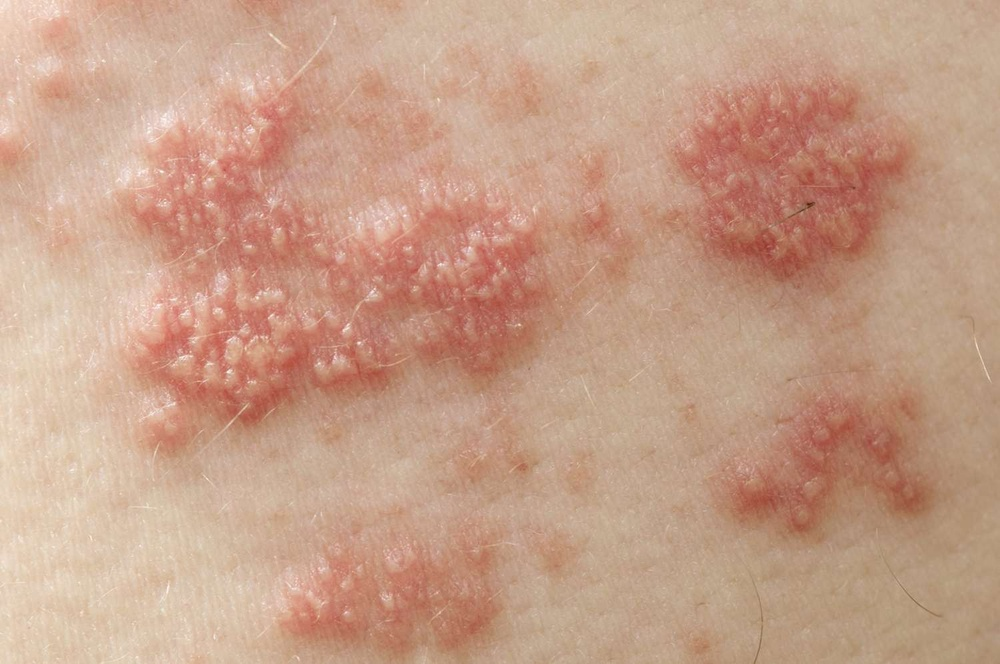
#> input picture ml/datasets/testing/inputs/image1.jpg, 1000 x 664 px, shrunk from 1500 x 996 before the run
$ python -i fungus_model.py   (imports and definitions only)   (older library calls are emulated)
#> lines starting #> are read from the running program, lines starting #| are printed output that depends on the picture; after the words box and inside, x2 and y2 are one past the last pixel; in counts of white or black regions, pixels touching at a corner belong together
import cv2
import numpy as np
from typing import Any, Dict, Sequence, Tuple
import logging
from skimage.feature import graycomatrix, graycoprops, local_binary_pattern
from skimage.filters import gabor

logger = logging.getLogger(__name__)


def refine_fungal_mask(binary_mask: np.ndarray, max_regions: int = 3) -> np.ndarray:
    h, w = binary_mask.shape
    image_area = h * w

    open_kernel = cv2.getStructuringElement(cv2.MORPH_ELLIPSE, (5, 5))
    close_kernel = cv2.getStructuringElement(cv2.MORPH_ELLIPSE, (9, 9))
    refined = cv2.morphologyEx(binary_mask, cv2.MORPH_OPEN, open_kernel)
    refined = cv2.morphologyEx(refined, cv2.MORPH_CLOSE, close_kernel)

    min_area = max(300, int(0.001 * image_area))

    num_labels, labels, stats, _ = cv2.connectedComponentsWithStats((refined > 0).astype(np.uint8), connectivity=8)
    if num_labels <= 1:
        return refined

    candidates = []
    for label_id in range(1, num_labels):
        area = stats[label_id, cv2.CC_STAT_AREA]
        if area >= min_area:
            candidates.append((label_id, area))

    if not candidates:
        return np.zeros_like(binary_mask, dtype=np.uint8)

    candidates.sort(key=lambda x: x[1], reverse=True)
    selected_labels = [label_id for label_id, _ in candidates[:max_regions]]

    kept_mask = np.zeros_like(binary_mask, dtype=np.uint8)
    for label_id in selected_labels:
        kept_mask[labels == label_id] = 255

    kept_mask = cv2.medianBlur(kept_mask, 5)
    kept_mask = cv2.morphologyEx(kept_mask, cv2.MORPH_CLOSE, open_kernel)

    return kept_mask


def extract_gabor_features(gray_image: np.ndarray, num_orientations: int = 8, num_scales: int = 3) -> np.ndarray:
    h, w = gray_image.shape
    feature_map = np.zeros((h, w), dtype=np.float32)

    frequencies = [0.1, 0.2, 0.3][:num_scales]

    for frequency in frequencies:
        for theta in np.linspace(0, np.pi, num_orientations, endpoint=False):
            try:
                filtered_real, filtered_imag = gabor(gray_image, frequency=frequency, theta=theta)

                magnitude = np.sqrt(filtered_real**2 + filtered_imag**2)

                feature_map += magnitude
            except Exception as e:
                logger.warning(f"Gabor filter failed for freq={frequency}, theta={theta}: {e}")
                continue

    if feature_map.max() > 0:
        feature_map = feature_map / feature_map.max()

    return feature_map


def extract_lbp_features(gray_image: np.ndarray, radius: int = 3, n_points: int = 24) -> Tuple[np.ndarray, float]:
    try:
        lbp = local_binary_pattern(gray_image, n_points, radius, method='uniform')

        lbp_normalized = lbp / lbp.max() if lbp.max() > 0 else lbp

        hist, _ = np.histogram(lbp.ravel(), bins=n_points + 2, range=(0, n_points + 2))
        hist = hist.astype(float)
        hist = hist / hist.sum() if hist.sum() > 0 else hist

        entropy = -np.sum(hist * np.log2(hist + 1e-10))

        return lbp_normalized.astype(np.float32), float(entropy)

    except Exception as e:
        logger.error(f"LBP extraction failed: {e}")
        return np.zeros_like(gray_image, dtype=np.float32), 0.0


def extract_glcm_features(gray_image: np.ndarray, distances: Sequence[int] = (1, 2, 3)) -> Dict[str, float]:
    try:
        if gray_image.dtype != np.uint8:
            gray_quantized = ((gray_image - gray_image.min()) /
                            (gray_image.max() - gray_image.min() + 1e-10) * 255).astype(np.uint8)
        else:
            gray_quantized = gray_image

        angles = [0, np.pi/4, np.pi/2, 3*np.pi/4]

        glcm = graycomatrix(gray_quantized, distances=distances, angles=angles,
                           levels=256, symmetric=True, normed=True)

        contrast = graycoprops(glcm, 'contrast').mean()
        homogeneity = graycoprops(glcm, 'homogeneity').mean()
        energy = graycoprops(glcm, 'energy').mean()
        correlation = graycoprops(glcm, 'correlation').mean()

        return {
            'contrast': float(contrast),
            'homogeneity': float(homogeneity),
            'energy': float(energy),
            'correlation': float(correlation)
        }

    except Exception as e:
        logger.error(f"GLCM extraction failed: {e}")
        return {
            'contrast': 0.0,
            'homogeneity': 0.0,
            'energy': 0.0,
            'correlation': 0.0
        }


def segment_fungal_region(bgr_image: np.ndarray) -> Tuple[np.ndarray, Dict[str, float]]:
    logger.info("Segmenting fungal regions")

    gray = cv2.cvtColor(bgr_image, cv2.COLOR_BGR2GRAY)
    hsv = cv2.cvtColor(bgr_image, cv2.COLOR_BGR2HSV)
    lab = cv2.cvtColor(bgr_image, cv2.COLOR_BGR2LAB)

    h, w = gray.shape
    h_channel = hsv[:, :, 0].astype(np.float32)
    s_channel = hsv[:, :, 1].astype(np.float32)
    v_channel = hsv[:, :, 2].astype(np.float32)
    a_channel = lab[:, :, 1].astype(np.float32)

    y1, y2 = int(0.15 * h), int(0.85 * h)
    x1, x2 = int(0.15 * w), int(0.85 * w)
    center_a = a_channel[y1:y2, x1:x2]
    center_s = s_channel[y1:y2, x1:x2]
    center_v = v_channel[y1:y2, x1:x2]
    center_skin_mask = (center_v > 45) & (center_s < 85)
    if np.any(center_skin_mask):
        skin_a = float(np.median(center_a[center_skin_mask]))
    else:
        skin_a = float(np.median(center_a))

    red_delta = np.clip((a_channel - (skin_a + 4.0)) / 24.0, 0.0, 1.0)
    hue_distance = np.minimum(np.abs(h_channel - 0.0), np.abs(h_channel - 179.0))
    hue_redness = np.clip(1.0 - (hue_distance / 38.0), 0.0, 1.0)
    sat_score = np.clip((s_channel - 14.0) / 80.0, 0.0, 1.0)
    value_gate = np.clip((v_channel - 42.0) / 120.0, 0.0, 1.0)

    score_map = (0.50 * red_delta + 0.30 * hue_redness + 0.20 * sat_score) * value_gate
    valid_region = v_channel > 35.0

    if np.any(valid_region):
        thresh = max(0.16, float(np.percentile(score_map[valid_region], 88)))
    else:
        thresh = 0.18

    raw_mask = (score_map >= thresh).astype(np.uint8) * 255

    kernel = cv2.getStructuringElement(cv2.MORPH_ELLIPSE, (5, 5))
    raw_mask = cv2.morphologyEx(raw_mask, cv2.MORPH_OPEN, kernel)
    raw_mask = cv2.morphologyEx(raw_mask, cv2.MORPH_CLOSE, kernel)

    n_labels, cc_labels, stats, _ = cv2.connectedComponentsWithStats((raw_mask > 0).astype(np.uint8), connectivity=8)
    binary_mask = np.zeros_like(raw_mask)
    skin_component_mask = np.zeros_like(raw_mask)
    if n_labels > 1:
        min_area = max(120, int(0.0002 * h * w))
        fungal_candidates = []
        skin_candidates = []
        largest_cc = -1
        largest_area = 0

        for cc_id in range(1, n_labels):
            area = int(stats[cc_id, cv2.CC_STAT_AREA])
            if area > largest_area:
                largest_area = area
                largest_cc = cc_id
            if area < min_area:
                continue

            x = int(stats[cc_id, cv2.CC_STAT_LEFT])
            y = int(stats[cc_id, cv2.CC_STAT_TOP])
            ww = int(stats[cc_id, cv2.CC_STAT_WIDTH])
            hh = int(stats[cc_id, cv2.CC_STAT_HEIGHT])
            touches_border = (x == 0) or (y == 0) or (x + ww >= w) or (y + hh >= h)

            cc_mask = cc_labels == cc_id
            cc_mean_score = float(score_map[cc_mask].mean())
            cc_red_gain = float(np.mean(a_channel[cc_mask]) - skin_a)
            cc_sat = float(np.mean(s_channel[cc_mask]))

            if touches_border and cc_mean_score < (thresh + 0.04):
                continue

            rank_score = cc_mean_score * (1.0 + min(0.8, area / float(h * w))) + 0.02 * cc_red_gain

            if cc_red_gain >= 3.5 and cc_sat >= 10.0 and cc_mean_score >= (thresh - 0.01):
                fungal_candidates.append((cc_id, rank_score))
            else:
                skin_candidates.append((cc_id, rank_score))

        if fungal_candidates:
            fungal_candidates.sort(key=lambda item: item[1], reverse=True)
            for cc_id, _ in fungal_candidates[:2]:
                binary_mask[cc_labels == cc_id] = 255
        elif largest_cc > 0:
            binary_mask[cc_labels == largest_cc] = 255

        if skin_candidates:
            skin_candidates.sort(key=lambda item: item[1], reverse=True)
            for cc_id, _ in skin_candidates[:2]:
                skin_component_mask[cc_labels == cc_id] = 255

    binary_mask = refine_fungal_mask(binary_mask, max_regions=2)

    skin_tone_mask = (
        (np.abs(a_channel - skin_a) < 9.0)
        & (s_channel < 85.0)
        & (v_channel > 45.0)
    ).astype(np.uint8) * 255
    skin_tone_mask = cv2.morphologyEx(skin_tone_mask, cv2.MORPH_OPEN, kernel)
    skin_tone_mask = cv2.morphologyEx(skin_tone_mask, cv2.MORPH_CLOSE, kernel)
    skin_mask = cv2.bitwise_or(skin_tone_mask, skin_component_mask)
    skin_mask[binary_mask > 0] = 0

    gabor_map = extract_gabor_features(gray, num_orientations=8, num_scales=3)
    _, lbp_entropy = extract_lbp_features(gray, radius=3, n_points=24)
    glcm_features = extract_glcm_features(gray)

    texture_scores = {
        'gabor_mean': float(gabor_map[binary_mask > 0].mean()) if np.any(binary_mask > 0) else 0.0,
        'lbp_entropy': lbp_entropy,
        'glcm_contrast': glcm_features['contrast'],
        'glcm_homogeneity': glcm_features['homogeneity'],
        'skin_area_percentage': float(np.sum(skin_mask > 0) / float(h * w) * 100.0),
        'skin_mask': skin_mask
    }

    logger.info(f"Fungal segmentation: {np.sum(binary_mask > 0)} pixels detected")

    return binary_mask, texture_scores


def analyze_spread_pattern(binary_mask: np.ndarray) -> Dict[str, float]:
    try:
        h, w = binary_mask.shape
        total_pixels = h * w
        affected_pixels = np.sum(binary_mask > 0)
        affected_area_percentage = (affected_pixels / total_pixels * 100.0)

        if affected_pixels == 0:
            return {
                'spread_radius': 0.0,
                'boundary_sharpness': 0.0,
                'circularity': 0.0,
                'affected_area_percentage': 0.0,
                'spread_pattern': 'none'
            }

        contours, _ = cv2.findContours(binary_mask, cv2.RETR_EXTERNAL, cv2.CHAIN_APPROX_SIMPLE)

        if len(contours) == 0:
            return {
                'spread_radius': 0.0,
                'boundary_sharpness': 0.0,
                'circularity': 0.0,
                'affected_area_percentage': affected_area_percentage,
                'spread_pattern': 'diffuse'
            }

        largest_contour = max(contours, key=cv2.contourArea)

        area = cv2.contourArea(largest_contour)
        spread_radius = np.sqrt(area / np.pi) if area > 0 else 0.0

        perimeter = cv2.arcLength(largest_contour, True)
        circularity = (4 * np.pi * area / (perimeter**2)) if perimeter > 0 else 0.0
        circularity = min(1.0, circularity)

        if circularity > 0.7:
            spread_pattern = 'circular'
        elif circularity > 0.4:
            spread_pattern = 'oval'
        else:
            spread_pattern = 'irregular'

        edges = cv2.Canny(binary_mask, 50, 150)
        boundary_pixels = np.sum(edges > 0)

        boundary_sharpness = min(1.0, boundary_pixels / (perimeter + 1e-10))

        return {
            'spread_radius': float(spread_radius),
            'boundary_sharpness': float(boundary_sharpness),
            'circularity': float(circularity),
            'affected_area_percentage': float(affected_area_percentage),
            'spread_pattern': spread_pattern
        }

    except Exception as e:
        logger.error(f"Spread pattern analysis failed: {e}")
        return {
            'spread_radius': 0.0,
            'boundary_sharpness': 0.0,
            'circularity': 0.0,
            'affected_area_percentage': 0.0,
            'spread_pattern': 'error'
        }


def calculate_texture_score(texture_features: Dict[str, float]) -> float:
    gabor_norm = min(1.0, texture_features.get('gabor_mean', 0.0))
    lbp_norm = min(1.0, texture_features.get('lbp_entropy', 0.0) / 5.0)
    glcm_norm = min(1.0, texture_features.get('glcm_contrast', 0.0) / 200.0)

    texture_score = (gabor_norm + lbp_norm + glcm_norm) / 3.0

    return float(texture_score)


def process_fungal_infection(bgr_image: np.ndarray) -> Dict[str, Any]:
    logger.info("Running fungal infection analysis")

    mask, texture_features = segment_fungal_region(bgr_image)

    spread_metrics = analyze_spread_pattern(mask)

    texture_score = calculate_texture_score(texture_features)

    results = {
        "affected_area_percentage": spread_metrics["affected_area_percentage"],
        "spread_radius": spread_metrics["spread_radius"],
        "texture_score": texture_score,
        "boundary_sharpness": spread_metrics["boundary_sharpness"],
        "spread_pattern": spread_metrics["spread_pattern"],
        "circularity": spread_metrics["circularity"],
        "skin_area_percentage": texture_features.get("skin_area_percentage", 0.0),
        "texture_features": texture_features,
        "segmentation_mask": mask,
        "skin_mask": texture_features.get("skin_mask", np.zeros_like(mask))
    }

    logger.info(f"Fungal analysis complete: {spread_metrics['affected_area_percentage']:.1f}% affected, "
                f"texture_score={texture_score:.2f}, pattern={spread_metrics['spread_pattern']}")

    return results

>>> import cv2
>>> picture = cv2.imread('../../ml/datasets/testing/inputs/image1.jpg')
#> picture is the input picture: shape (664, 1000, 3); mean B, G, R 136.3, 158.3, 198.3
>>> result = process_fungal_infection(picture)
#> in segment_fungal_region, `center_skin_mask = (center_v > 45) & (center_s < 85)`:
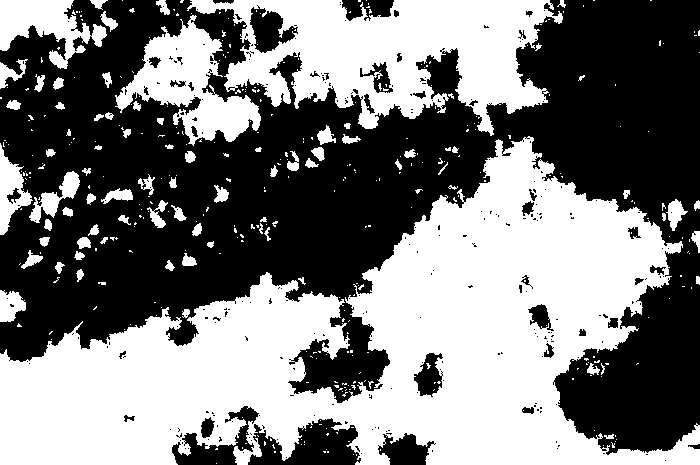
#> center_skin_mask: shape (465, 700) bool; 48.5% white; 404 white regions (324 under 20 px), largest, box (x1, y1, x2, y2) and area: (0, 136, 700, 465) 109327, (187, 0, 563, 136) 27060, (115, 15, 261, 146) 7790
#> in segment_fungal_region, `skin_a = float(np.median(center_a[center_skin_mask]))`: skin_a = 137
#> in segment_fungal_region, `score_map = (0.50 * red_delta + 0.30 * hue_redness + 0.20 * sat_score)..`:
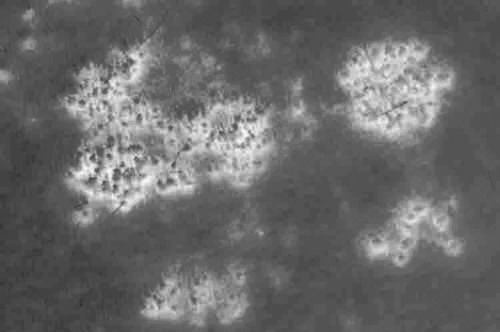
#> score_map: shape (664, 1000) float32 (shown at 1/2 size); min 0.153, max 0.984, mean 0.416
#> in segment_fungal_region, `thresh = max(0.16, float(np.percentile(score_map[valid_region], 88)))`: thresh = 0.632
#> in segment_fungal_region, `n_labels, cc_labels, stats, _ = cv2.connectedComponentsWithStats((raw_..`:
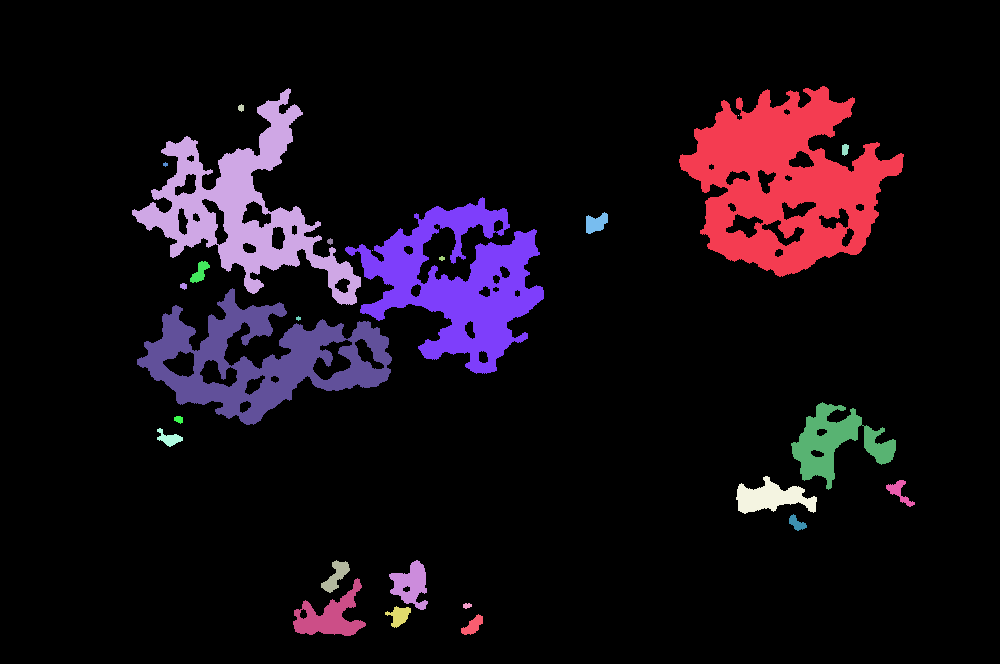
#> cc_labels: shape (664, 1000) int32; 28 distinct labels, from 0 to 27; one colour per label, 0 black
#> in segment_fungal_region, `n_labels, cc_labels, stats, _ = cv2.connectedComponentsWithStats((raw_..`: n_labels = 28; stats = 28 rows, first 6: [0, 0, 1000, 664, 586176], [679, 86, 225, 191, 23086], [132, 88, 229, 217, 14387], [238, 104, 6, 8, 36], [738, 115, 1, 1, 1], [842, 144, 7, 12, 67]
#> the loop in segment_fungal_region, `for cc_id in range(1, n_labels):` made 27 passes
#> (area, largest_area, x, y, ww, hh, cc_mean_score, cc_red_gain) on pass 1: (23086, 23086, 679, 86, 225, 191, 0.742, 17.77)
#> after the loop in segment_fungal_region, `for cc_id in range(1, n_labels):`: fungal_candidates = [(1, 1.12), (2, 1.07), (7, 1.11), (8, 1.02), (12, 0.946), (14, 1.14), (16, 1.04), (18, 0.971), (19, 1.05), (20, 0.985), (21, 0.99), (22, 0.978), (23, 0.982), (24, 1.02), (26, 0.996), (27, 0.989)]; largest_area = 23086; largest_cc = 1; skin_candidates = []
#> the loop in segment_fungal_region, `for cc_id, _ in fungal_candidates[:2]:` made 2 passes
#> cc_id on passes 1 to 2: 14, 1
#> in refine_fungal_mask, `num_labels, labels, stats, _ = cv2.connectedComponentsWithStats((refin..`: num_labels = 3; stats = [[0, 0, 1000, 664, 624218], [679, 86, 225, 191, 24868], [137, 288, 255, 137, 14914]]
#> the loop in refine_fungal_mask, `for label_id in range(1, num_labels):` made 2 passes
#> area on passes 1 to 2: 24868, 14914
#> after the loop in refine_fungal_mask, `for label_id in range(1, num_labels):`: candidates = [(1, 24868), (2, 14914)]
#> in refine_fungal_mask, `selected_labels = [label_id for label_id, _ in candidates[:max_regions]]`: selected_labels = [1, 2]
#> the loop in refine_fungal_mask, `for label_id in selected_labels:` made 2 passes
#> in extract_lbp_features, `lbp = local_binary_pattern(gray_image, n_points, radius, method='unifo..`:
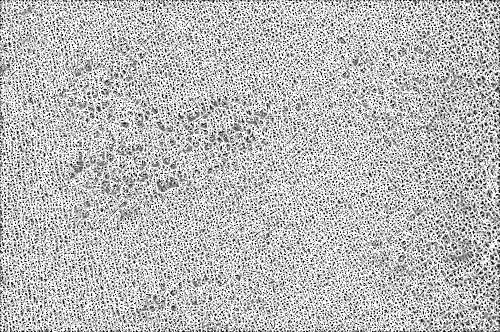
#> lbp: shape (664, 1000) float64 (shown at 1/2 size); min 0, max 25, mean 18.4; drawn with min black and max white
#> in extract_lbp_features, `hist, _ = np.histogram(lbp.ravel(), bins=n_points + 2, range=(0, n_poi..`: hist = 26 values, max 320865 at index 25, min 7373 at index 8, mean 25538.5
#> in extract_lbp_features, `hist = hist / hist.sum() if hist.sum() > 0 else hist`: hist = 26 values, max 0.483 at index 25, min 0.0111 at index 8, mean 0.0385
#> in extract_lbp_features, `entropy = -np.sum(hist * np.log2(hist + 1e-10))`: entropy = 3.25
#> in extract_glcm_features, `contrast = graycoprops(glcm, 'contrast').mean()`: contrast = 41.7
#> in extract_glcm_features, `homogeneity = graycoprops(glcm, 'homogeneity').mean()`: homogeneity = 0.242
#> in extract_glcm_features, `energy = graycoprops(glcm, 'energy').mean()`: energy = 0.0284
#> in extract_glcm_features, `correlation = graycoprops(glcm, 'correlation').mean()`: correlation = 0.959
#> in segment_fungal_region, `glcm_features = extract_glcm_features(gray)`: glcm_features = {'contrast': 41.7, 'homogeneity': 0.242, 'energy': 0.0284, 'correlation': 0.959}
#> in process_fungal_infection, `mask, texture_features = segment_fungal_region(bgr_image)`: texture_features = 6 items
#> in analyze_spread_pattern, `affected_pixels = np.sum(binary_mask > 0)`: affected_pixels = 39952
#> in analyze_spread_pattern, `affected_area_percentage = (affected_pixels / total_pixels * 100.0)`: affected_area_percentage = 6.02
#> in analyze_spread_pattern, `contours, _ = cv2.findContours(binary_mask, cv2.RETR_EXTERNAL, cv2.CHA..`: contours = 2 contours; box (x1, y1, x2, y2) and area: (679, 86, 904, 277) 25796, (137, 289, 392, 425) 16612
#> in analyze_spread_pattern, `largest_contour = max(contours, key=cv2.contourArea)`: largest_contour = contour of 430 points, box (x1, y1, x2, y2) (679, 86, 904, 277), area 25796
#> in analyze_spread_pattern, `area = cv2.contourArea(largest_contour)`: area = 25795.5
#> in analyze_spread_pattern, `spread_radius = np.sqrt(area / np.pi) if area > 0 else 0.0`: spread_radius = 90.61
#> in analyze_spread_pattern, `perimeter = cv2.arcLength(largest_contour, True)`: perimeter = 949.6
#> in analyze_spread_pattern, `circularity = (4 * np.pi * area / (perimeter**2)) if perimeter > 0 els..`: circularity = 0.359
#> in analyze_spread_pattern, `edges = cv2.Canny(binary_mask, 50, 150)`:
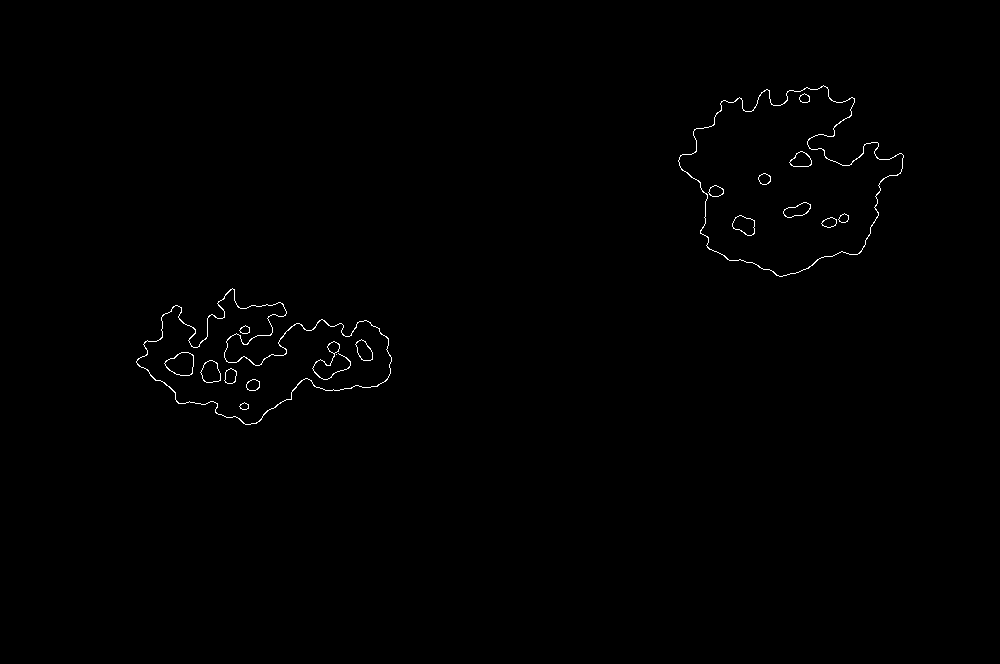
#> edges: shape (664, 1000); 0.44% white in thin lines or dots, all inside (x1, y1, x2, y2) = (136, 85, 904, 425)
#> in analyze_spread_pattern, `boundary_pixels = np.sum(edges > 0)`: boundary_pixels = 2891
#> in analyze_spread_pattern, `boundary_sharpness = min(1.0, boundary_pixels / (perimeter + 1e-10))`: boundary_sharpness = 1
#> in process_fungal_infection, `spread_metrics = analyze_spread_pattern(mask)`: spread_metrics = {'spread_radius': 90.61, 'boundary_sharpness': 1, 'circularity': 0.359, 'affected_area_percentage': 6.02, 'spread_pattern': 'irregular'}
#> in calculate_texture_score, `gabor_norm = min(1.0, texture_features.get('gabor_mean', 0.0))`: gabor_norm = 0.0985
#> in calculate_texture_score, `lbp_norm = min(1.0, texture_features.get('lbp_entropy', 0.0) / 5.0)`: lbp_norm = 0.65
#> in calculate_texture_score, `glcm_norm = min(1.0, texture_features.get('glcm_contrast', 0.0) / 200.0)`: glcm_norm = 0.208
#> in calculate_texture_score, `texture_score = (gabor_norm + lbp_norm + glcm_norm) / 3.0`: texture_score = 0.319
#> result = 10 items
